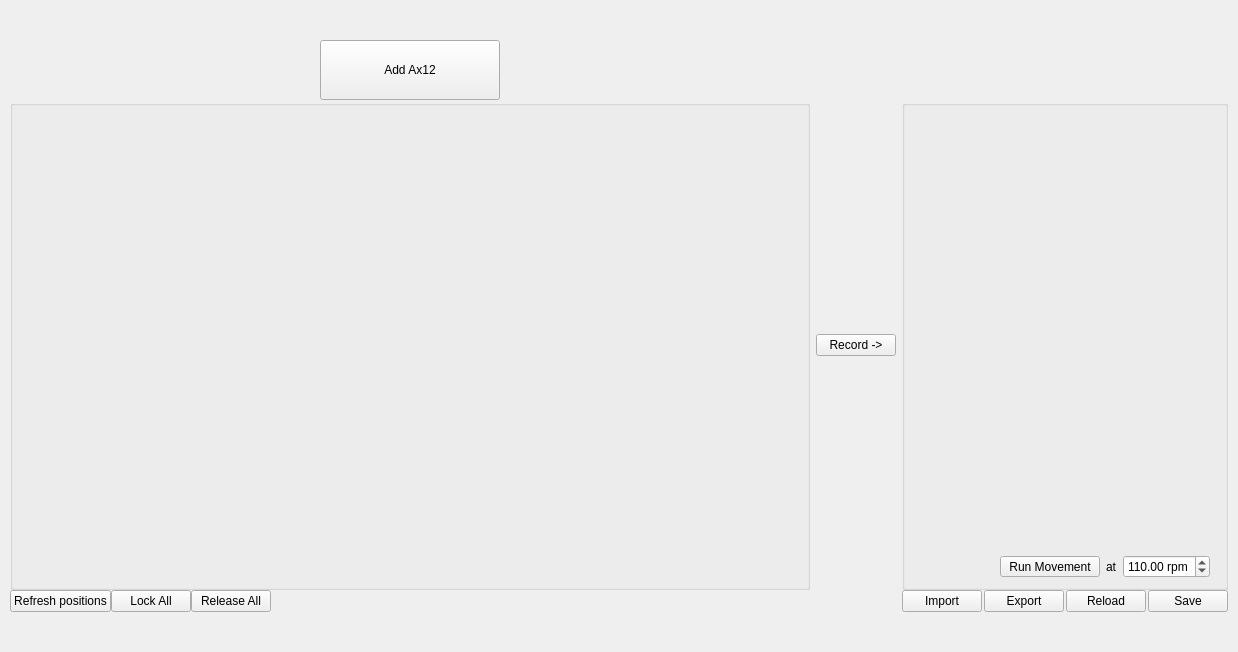
<?xml version="1.0" encoding="UTF-8"?>
<ui version="4.0">
 <class>Ax12View</class>
 <widget class="QWidget" name="Ax12View">
  <property name="geometry">
   <rect>
    <x>0</x>
    <y>0</y>
    <width>1238</width>
    <height>652</height>
   </rect>
  </property>
  <property name="windowTitle">
   <string>Form</string>
  </property>
  <layout class="QGridLayout" name="gridLayout" rowstretch="0,10,0">
   <property name="margin">
    <number>0</number>
   </property>
   <item row="0" column="2">
    <spacer name="verticalSpacer_2">
     <property name="orientation">
      <enum>Qt::Vertical</enum>
     </property>
     <property name="sizeHint" stdset="0">
      <size>
       <width>20</width>
       <height>40</height>
      </size>
     </property>
    </spacer>
   </item>
   <item row="1" column="0">
    <spacer name="horizontalSpacer_6">
     <property name="orientation">
      <enum>Qt::Horizontal</enum>
     </property>
     <property name="sizeHint" stdset="0">
      <size>
       <width>40</width>
       <height>20</height>
      </size>
     </property>
    </spacer>
   </item>
   <item row="1" column="1" colspan="3">
    <layout class="QGridLayout" name="gridLayout_4">
     <property name="verticalSpacing">
      <number>0</number>
     </property>
     <property name="bottomMargin">
      <number>0</number>
     </property>
     <item row="2" column="0">
      <layout class="QHBoxLayout" name="horizontalLayout_2">
       <item>
        <widget class="QPushButton" name="btnRefreshPositions">
         <property name="text">
          <string>Refresh positions</string>
         </property>
        </widget>
       </item>
       <item>
        <widget class="QPushButton" name="btnLockAll">
         <property name="text">
          <string>Lock All</string>
         </property>
        </widget>
       </item>
       <item>
        <widget class="QPushButton" name="btnReleaseAll">
         <property name="text">
          <string>Release All</string>
         </property>
        </widget>
       </item>
       <item>
        <spacer name="horizontalSpacer_5">
         <property name="orientation">
          <enum>Qt::Horizontal</enum>
         </property>
         <property name="sizeHint" stdset="0">
          <size>
           <width>40</width>
           <height>20</height>
          </size>
         </property>
        </spacer>
       </item>
      </layout>
     </item>
     <item row="1" column="0">
      <widget class="QScrollArea" name="scrollArea">
       <property name="sizePolicy">
        <sizepolicy hsizetype="Expanding" vsizetype="Expanding">
         <horstretch>0</horstretch>
         <verstretch>10</verstretch>
        </sizepolicy>
       </property>
       <property name="minimumSize">
        <size>
         <width>800</width>
         <height>0</height>
        </size>
       </property>
       <property name="styleSheet">
        <string notr="true">QScrollArea{border: 0px;}
.QScrollArea, .QWidget { background-color: rgba(0, 0, 0, 0) }
</string>
       </property>
       <property name="horizontalScrollBarPolicy">
        <enum>Qt::ScrollBarAlwaysOff</enum>
       </property>
       <property name="widgetResizable">
        <bool>true</bool>
       </property>
       <property name="alignment">
        <set>Qt::AlignCenter</set>
       </property>
       <widget class="QWidget" name="scrollAreaWidgetContents">
        <property name="geometry">
         <rect>
          <x>0</x>
          <y>0</y>
          <width>800</width>
          <height>454</height>
         </rect>
        </property>
        <property name="sizePolicy">
         <sizepolicy hsizetype="Expanding" vsizetype="Expanding">
          <horstretch>0</horstretch>
          <verstretch>0</verstretch>
         </sizepolicy>
        </property>
        <property name="minimumSize">
         <size>
          <width>600</width>
          <height>0</height>
         </size>
        </property>
        <layout class="QVBoxLayout" name="verticalLayout">
         <property name="spacing">
          <number>0</number>
         </property>
         <property name="margin">
          <number>0</number>
         </property>
         <item>
          <widget class="QGroupBox" name="gbAx12">
           <layout class="QVBoxLayout" name="Ax12BoxLayout">
            <property name="spacing">
             <number>0</number>
            </property>
            <item>
             <spacer name="verticalSpacer_4">
              <property name="orientation">
               <enum>Qt::Vertical</enum>
              </property>
              <property name="sizeHint" stdset="0">
               <size>
                <width>20</width>
                <height>40</height>
               </size>
              </property>
             </spacer>
            </item>
            <item>
             <spacer name="verticalSpacer_3">
              <property name="orientation">
               <enum>Qt::Vertical</enum>
              </property>
              <property name="sizeHint" stdset="0">
               <size>
                <width>20</width>
                <height>40</height>
               </size>
              </property>
             </spacer>
            </item>
           </layout>
          </widget>
         </item>
        </layout>
       </widget>
      </widget>
     </item>
     <item row="1" column="2">
      <widget class="QGroupBox" name="groupBox">
       <property name="title">
        <string/>
       </property>
       <layout class="QGridLayout" name="gridLayout_2">
        <item row="0" column="0" colspan="2">
         <widget class="Tools::Ax12MovementEditor" name="movementEditor" native="true">
          <property name="sizePolicy">
           <sizepolicy hsizetype="Preferred" vsizetype="Expanding">
            <horstretch>0</horstretch>
            <verstretch>0</verstretch>
           </sizepolicy>
          </property>
         </widget>
        </item>
        <item row="1" column="0">
         <widget class="QWidget" name="widgetRunMovement" native="true">
          <layout class="QHBoxLayout" name="horizontalLayout">
           <property name="margin">
            <number>0</number>
           </property>
           <item>
            <spacer name="horizontalSpacer_9">
             <property name="orientation">
              <enum>Qt::Horizontal</enum>
             </property>
             <property name="sizeHint" stdset="0">
              <size>
               <width>5</width>
               <height>20</height>
              </size>
             </property>
            </spacer>
           </item>
           <item>
            <widget class="QToolButton" name="btnRunMovement">
             <property name="minimumSize">
              <size>
               <width>100</width>
               <height>0</height>
              </size>
             </property>
             <property name="text">
              <string>Run Movement</string>
             </property>
            </widget>
           </item>
           <item>
            <widget class="QLabel" name="label">
             <property name="text">
              <string>at</string>
             </property>
            </widget>
           </item>
           <item>
            <widget class="QDoubleSpinBox" name="spSpeedLimit">
             <property name="suffix">
              <string> rpm</string>
             </property>
             <property name="maximum">
              <double>114.000000000000000</double>
             </property>
             <property name="value">
              <double>110.000000000000000</double>
             </property>
            </widget>
           </item>
          </layout>
         </widget>
        </item>
       </layout>
      </widget>
     </item>
     <item row="2" column="2">
      <layout class="QHBoxLayout" name="horizontalLayout_5">
       <property name="spacing">
        <number>2</number>
       </property>
       <item>
        <spacer name="horizontalSpacer">
         <property name="orientation">
          <enum>Qt::Horizontal</enum>
         </property>
         <property name="sizeHint" stdset="0">
          <size>
           <width>40</width>
           <height>20</height>
          </size>
         </property>
        </spacer>
       </item>
       <item>
        <widget class="QPushButton" name="btnImport">
         <property name="text">
          <string>Import</string>
         </property>
        </widget>
       </item>
       <item>
        <widget class="QPushButton" name="btnExport">
         <property name="text">
          <string>Export</string>
         </property>
        </widget>
       </item>
       <item>
        <widget class="QPushButton" name="btnLoadMovements">
         <property name="text">
          <string>Reload</string>
         </property>
        </widget>
       </item>
       <item>
        <widget class="QPushButton" name="btnSaveMovements">
         <property name="text">
          <string>Save</string>
         </property>
        </widget>
       </item>
      </layout>
     </item>
     <item row="1" column="1">
      <widget class="QPushButton" name="btnRecord">
       <property name="text">
        <string>Record -&gt;</string>
       </property>
      </widget>
     </item>
     <item row="0" column="0">
      <layout class="QGridLayout" name="gridLayout_3">
       <item row="0" column="0">
        <spacer name="horizontalSpacer_10">
         <property name="orientation">
          <enum>Qt::Horizontal</enum>
         </property>
         <property name="sizeHint" stdset="0">
          <size>
           <width>40</width>
           <height>20</height>
          </size>
         </property>
        </spacer>
       </item>
       <item row="0" column="3">
        <spacer name="horizontalSpacer_11">
         <property name="orientation">
          <enum>Qt::Horizontal</enum>
         </property>
         <property name="sizeHint" stdset="0">
          <size>
           <width>40</width>
           <height>20</height>
          </size>
         </property>
        </spacer>
       </item>
       <item row="0" column="2">
        <widget class="QPushButton" name="btnAddAx12">
         <property name="minimumSize">
          <size>
           <width>180</width>
           <height>60</height>
          </size>
         </property>
         <property name="maximumSize">
          <size>
           <width>180</width>
           <height>16777215</height>
          </size>
         </property>
         <property name="text">
          <string>Add Ax12</string>
         </property>
        </widget>
       </item>
      </layout>
     </item>
    </layout>
   </item>
   <item row="1" column="4">
    <spacer name="horizontalSpacer_2">
     <property name="orientation">
      <enum>Qt::Horizontal</enum>
     </property>
     <property name="sizeHint" stdset="0">
      <size>
       <width>40</width>
       <height>20</height>
      </size>
     </property>
    </spacer>
   </item>
   <item row="2" column="2">
    <spacer name="verticalSpacer">
     <property name="orientation">
      <enum>Qt::Vertical</enum>
     </property>
     <property name="sizeHint" stdset="0">
      <size>
       <width>20</width>
       <height>40</height>
      </size>
     </property>
    </spacer>
   </item>
  </layout>
 </widget>
 <customwidgets>
  <customwidget>
   <class>Tools::Ax12MovementEditor</class>
   <extends>QWidget</extends>
   <header>Ax12MovementEditor.h</header>
   <container>1</container>
  </customwidget>
 </customwidgets>
 <resources/>
 <connections/>
</ui>
